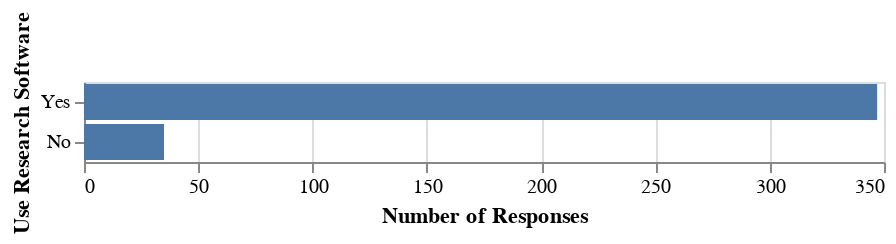

Notebook code cell kept with this figure:
### Markdown cell above
# Do you use research software?

### Code cell
alt.Chart(sheffield_df).mark_bar().encode(
    x=alt.X('count(use_software):Q', axis=alt.Axis(title='Number of Responses')),
    y=alt.Y('use_software:N', sort='-x', axis=alt.Axis(title='Use Research Software'))
)

### Figure 1 — Vega-Lite specification as saved in the notebook (floating-point values rounded to 4 significant figures; data arrays with more than 128 entries replaced by an {"elided": "..."} marker saying what was removed)
{"config": {"view": {"continuousWidth": 400, "continuousHeight": 300}}, "data": {"name": "data-8e4d11bdbc4dbc1585162fcfa322f4d2"}, "mark": "bar", "encoding": {"x": {"type": "quantitative", "aggregate": "count", "axis": {"title": "Number of Responses"}, "field": "use_software"}, "y": {"type": "nominal", "axis": {"title": "Use Research Software"}, "field": "use_software", "sort": "-x"}}, "$schema": "https://vega.github.io/schema/vega-lite/v4.8.1.json", "datasets": {"data-8e4d11bdbc4dbc1585162fcfa322f4d2": {"elided": "382 records"}}}
